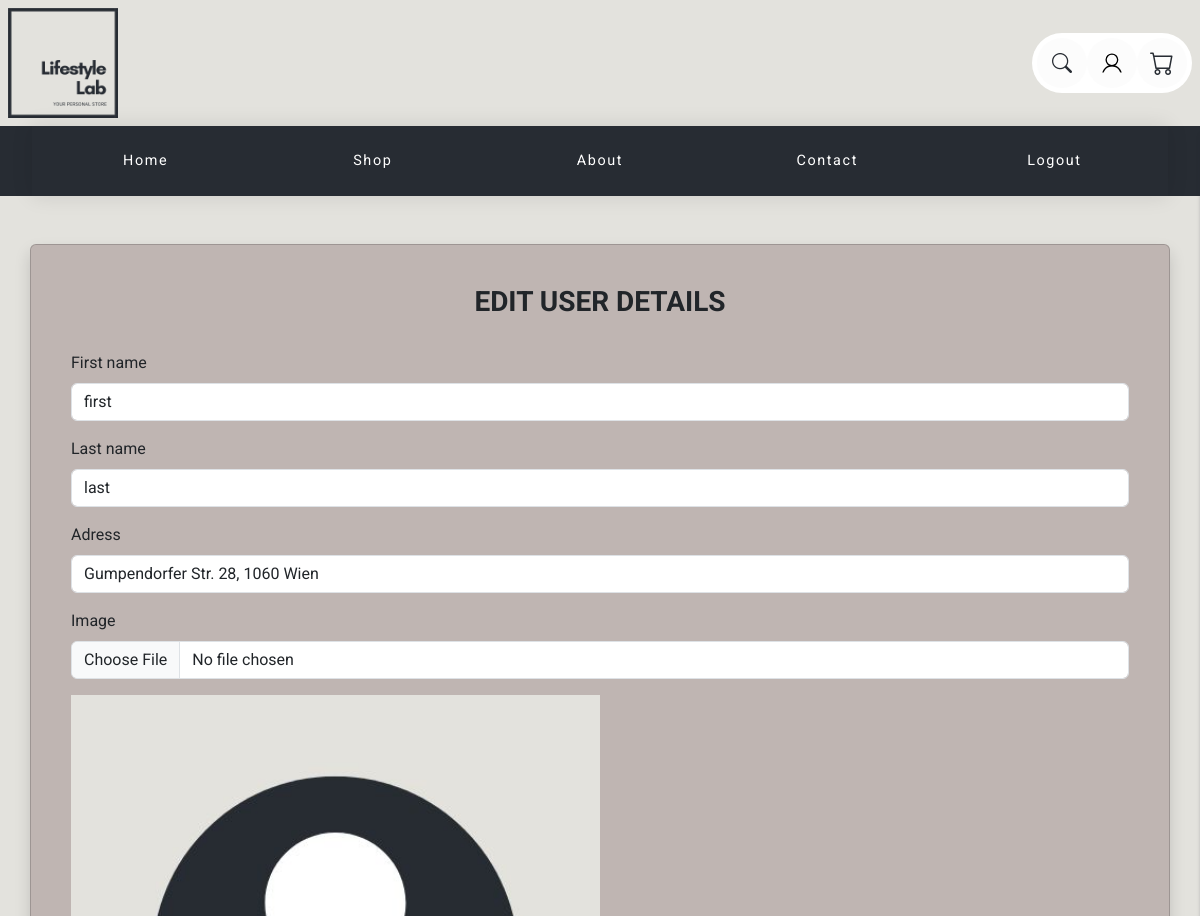
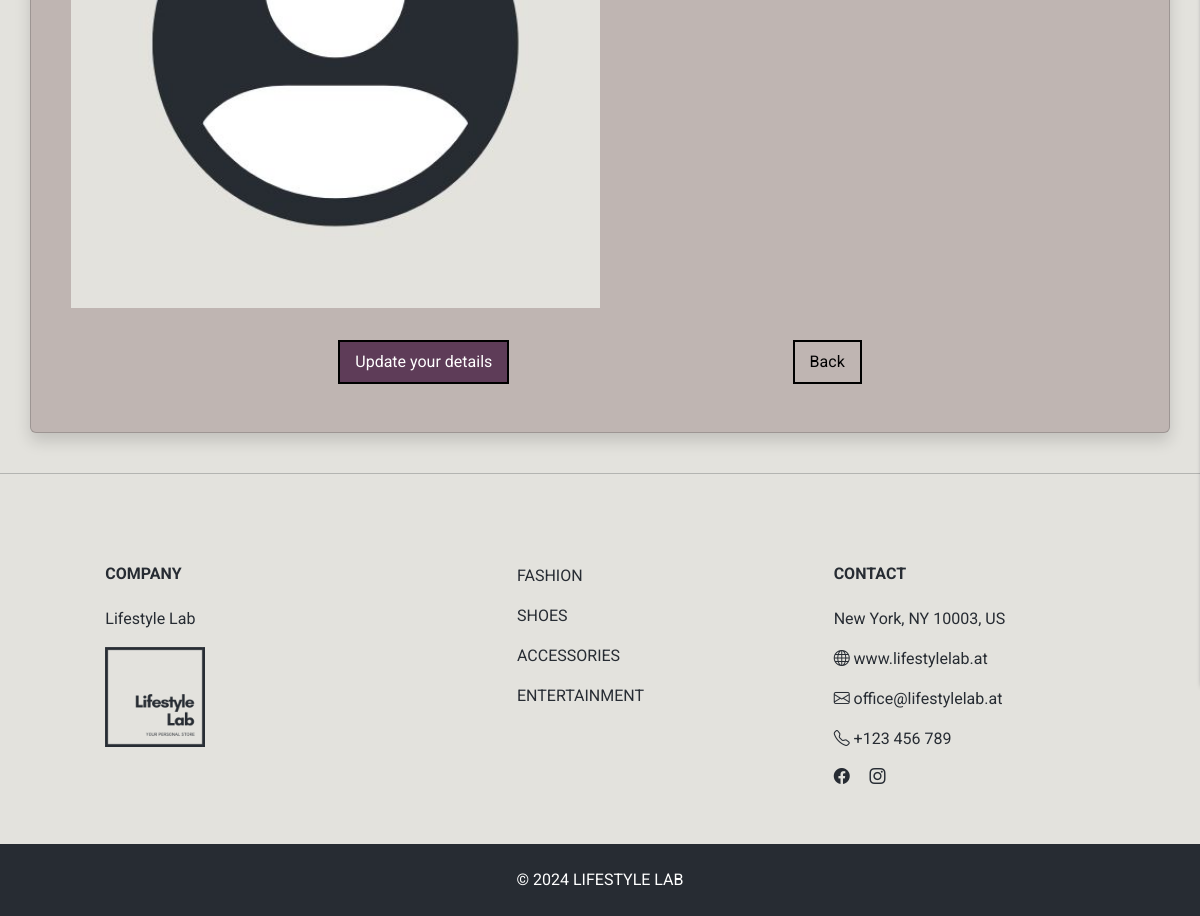
/user_edit.php?id=11 (signed in), run on the app's committed database (2 pictures, top to bottom).
### tables this page shows
CREATE TABLE `user` (
  `id` int(11) NOT NULL,
  `fname` varchar(20) NOT NULL,
  `lname` varchar(20) NOT NULL,
  `email` varchar(50) NOT NULL,
  `adress` varchar(150) NOT NULL,
  `registered` date DEFAULT current_timestamp(),
  `user_img` varchar(250) DEFAULT NULL,
  `password` varchar(255) DEFAULT NULL,
  `fk_role` int(11) NOT NULL DEFAULT 1,
  `ban_expiry` date DEFAULT NULL
);

### user_edit.php (the view, shortened to what this page needs)
<?php
require_once './php_db/query.php';
$id = $_GET['id'];
$sql_user = "SELECT
`fname`,
`lname`,
`email`,
`adress`,
`user_img` FROM `user` WHERE id = $id";
$result_user = mysqli_query($connect, $sql_user);
$row_user = mysqli_fetch_assoc($result_user);
?>
<!DOCTYPE html>
<html lang="en">
<head>
    <head>
    </head>
</head>
<body>
    <?php include '_navbar.php' ?>
    <div class="card shadow p-3 container bg-body-custom mt-5">
        <div class="container text-center mt-4">
            <h3>EDIT USER DETAILS</h3>
        </div>
        <div class="container p-4">
            <form method="post" enctype="multipart/form-data">
                <div class="mb-3">
                    <label for="fname" class="form-label">First name</label>
                    <input type="text" class="form-control" id="fname" name="fname" value="<?= $row_user['fname'] ?>">
                </div>
                <div class="mb-3">
                    <label for="lname" class="form-label">Last name</label>
                    <input type="text" class="form-control" id="lname" name="lname" value="<?= $row_user['lname'] ?>">
                </div>
                <div class="mb-3">
                    <label for="adress" class="form-label">Adress</label>
                    <input type="text" class="form-control" id="adress" name="adress" value="<?= $row_user['adress'] ?>">
                </div>
                <div class="mb-3">
                    <label for="user_img" class="form-label">Image</label>
                    <input type="file" class="form-control" id="user_img" name="user_img">
                </div>
                <img class='w-50' src='./images/user/<?= $row_user['user_img'] ?>' alt='User image'>
        </div>
        <div class="d-flex justify-content-evenly align-items-center p-2 mb-4">
            <button type="submit" name="submit" class="btn btn-success">Update your details</button>
            <a class="btn btn-info" href="./user_details.php">Back</a>
        </div>
    </div>
</body>
</html>

### css/style.css (style rules this page uses)
body { font-family: "Roboto", sans-serif; font-weight: 400; font-style: normal; color: #272c33; background-color: #E3e2dd; }
h3,h6 { font-family: "Roboto", sans-serif; font-weight: 700; font-style: normal; }
.btn { padding: 8px 15px 8px 15px; border-radius: 0 !important; }
.btn-success { --bs-btn-color: #fff; --bs-btn-bg: #5e3C58; --bs-btn-border-color: #000; --bs-btn-hover-color: #fff; --bs-btn-hover-bg: #000; --bs-btn-hover-border-color: #000; --bs-btn-active-color: #fff; --bs-btn-active-bg: #bfb5b2; --bs-btn-active-border-color: #000; --bs-btn-disabled-color: #fff; --bs-btn-disabled-bg: #bfb5b2; --bs-btn-disabled-border-color: #000; }
.btn-success { border: 2px solid #000000; }
.btn-info { --bs-btn-color: #000; --bs-btn-bg: #bfb5b2; --bs-btn-border-color: #000; --bs-btn-hover-color: #000; --bs-btn-hover-bg: #bfb5b2; --bs-btn-hover-border-color: #bfb5b2; --bs-btn-focus-shadow-rgb: 11, 172, 204; --bs-btn-active-color: #000; --bs-btn-active-bg: #bfb5b2; --bs-btn-active-border-color: #bfb5b2; --bs-btn-active-shadow: inset 0 3px 5px rgba(0, 0, 0, 0.125); --bs-btn-disabled-color: #000; --bs-btn-disabled-bg: #bfb5b2; --bs-btn-disabled-border-color: #bfb5b2; }
.btn-info { border: 2px solid black; }
.container, p, h1, h2, h3, h4, h5, h6 { animation: fadeInUp 1s ease forwards; }
.btn { animation: fadeInUp 1s ease forwards; }
.card { animation: fadeInUp 1s ease forwards; }
.bg-body-custom { background-color: #bfb5b2; }
section { padding-top: 50px; padding-bottom: 50px; z-index: 2; position: relative; }
.footext2 { font-family: "Roboto", sans-serif; font-weight: 400; font-style: normal; color: #272c33; text-decoration: none; text-transform: uppercase; }
.text-white { text-decoration: none; text-transform: uppercase; }

### css/nav.css (style rules this page uses)
:root { --gap: 2rem; }
a { text-decoration: none; }

### data on the page
user: fname "first", lname "last", adress "Gumpendorfer Str. 28, 1060 Wien", user_img (placeholder picture)
